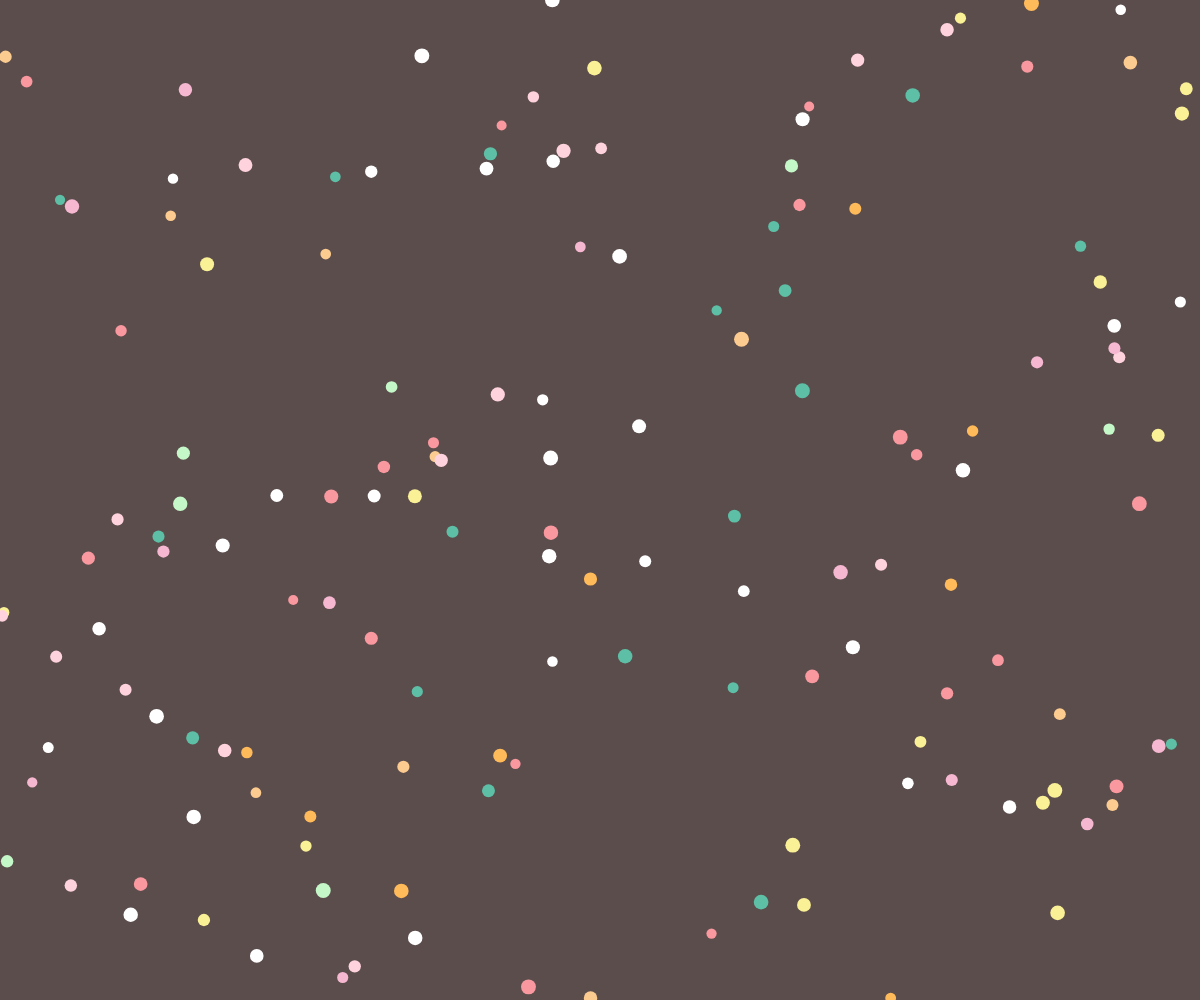
Frame 1 (no input)
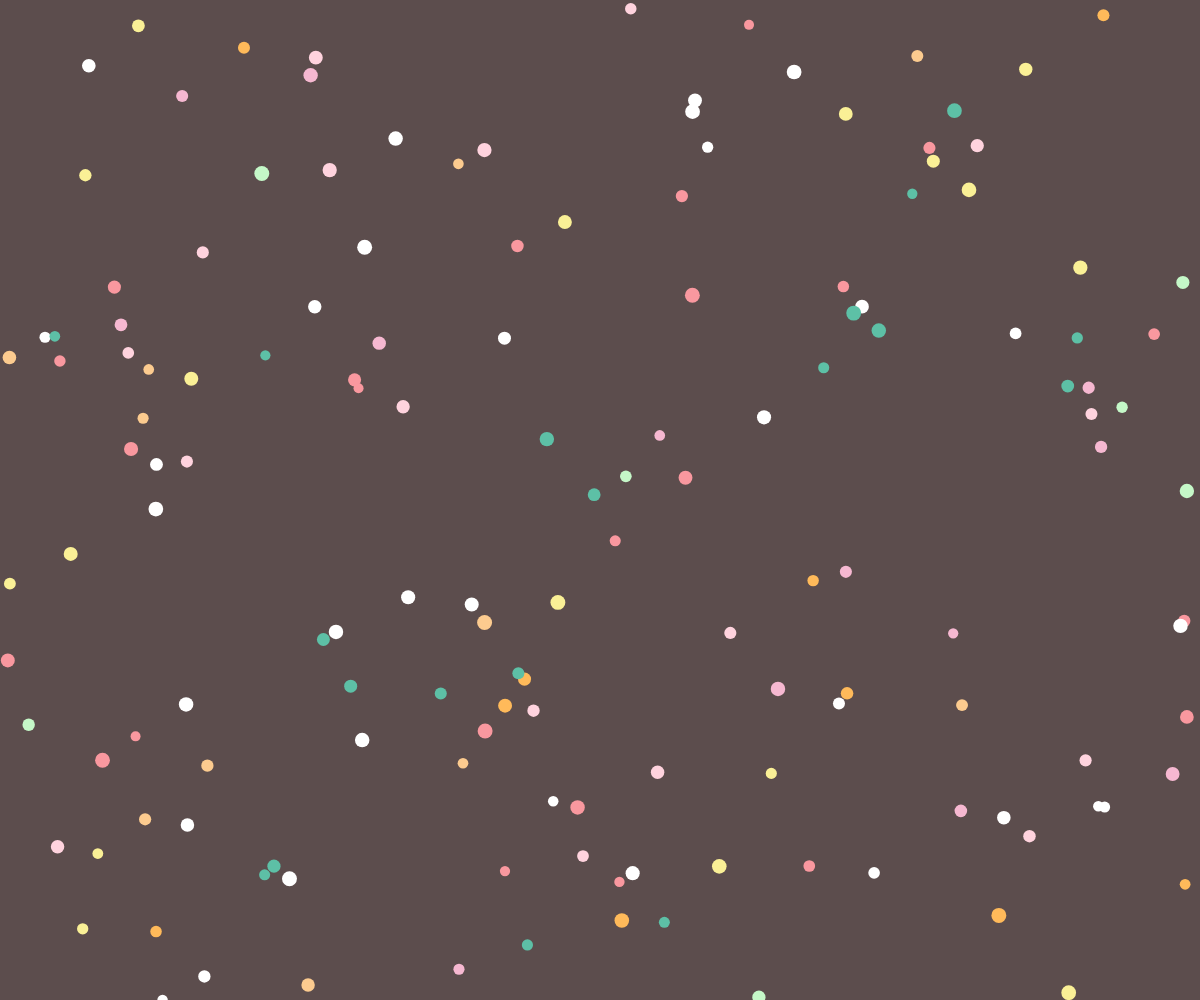
Frame 60 (no input)
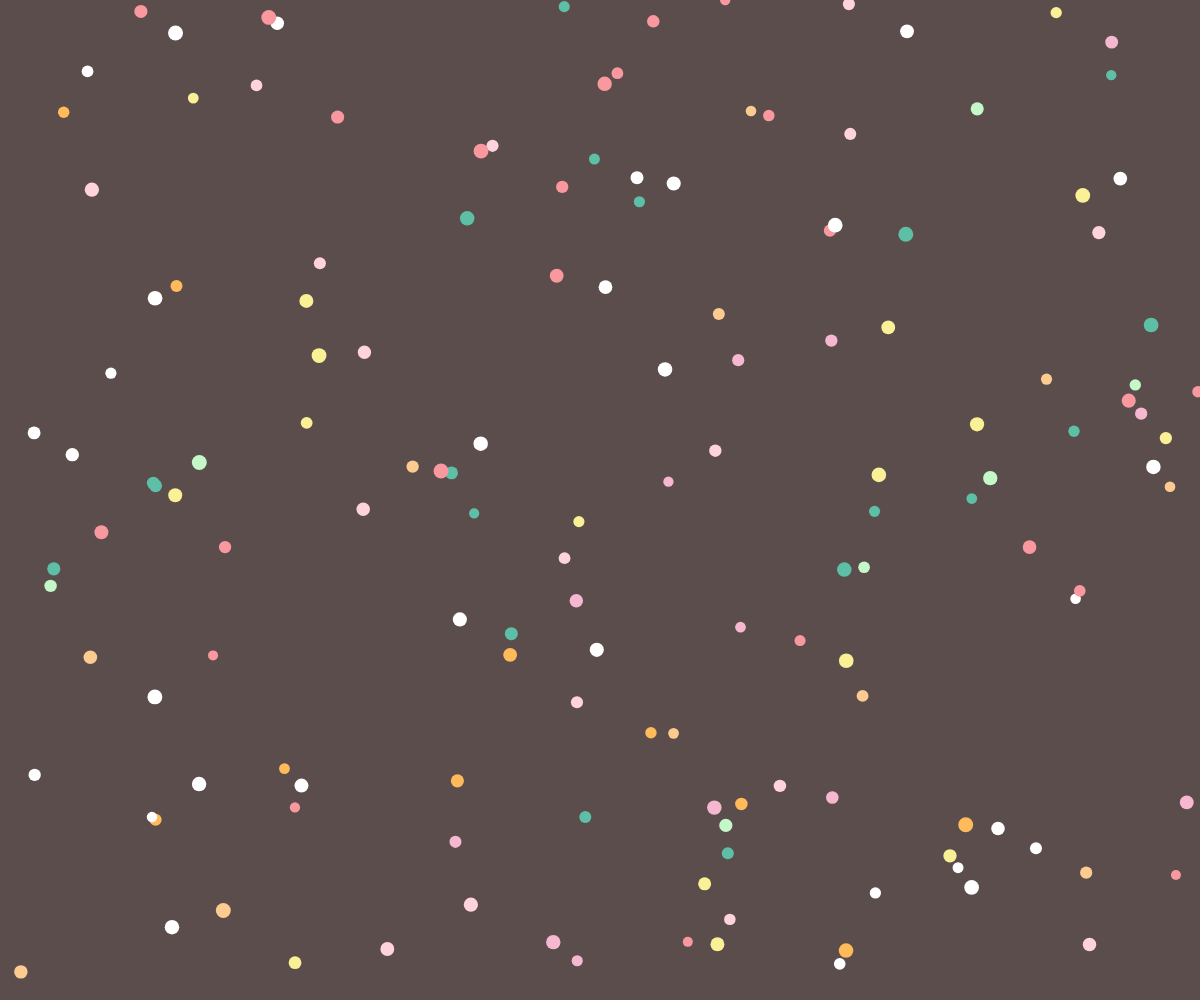
Frame 120 (the mouse pressed at the canvas centre since frame 60)

The p5.js sketch that drew these frames (run headless with seeded random() and noise() and a simulated clock; from frame 60 on, the mouse is pressed at the canvas centre):

// p5.js sketch
// ── sketch.js
var object=[];
var k;
var Color =["#f9989f","#fccb8f","#faf096","#c5f8c8","#ffd3de","#f6b8d1","#5dc0a6","#ffba5a","ffa45c","f2efb6","#DB2D43"];
function setup() { 
    createCanvas(windowWidth, windowHeight).position(0, 0);
    for(var i = 0; i < 150; i++){
        k = floor(random(0, Color.length-1));
        object[i] = new Circle(random(width), random(height),random(-5,5),random(-5,5),Color[k], random(10, 15));
    }
}
function draw() { 
    background("#5c4d4d");
    for(var i = 0; i < object.length; i++) {
        object[i].update_speed();
        object[i].collideEdge();
        object[i].display();
    }
}
// ── circle.js
class Circle{
    constructor(x,y,vx,vy,c,r){
        this.position = createVector(x,y);
        this.speed = createVector(vx,vy);
        this.color = c;
        this.radius= r;
    }
    display(){
        fill(this.color);
        noStroke();
        circle(this.position.x,this.position.y,this.radius);
    }
    update_width(){
        this.width.add(w);
    }
    //update_arrow
    update_speed(){
        this.position.add(this.speed);
    }
    collideEdge(){
        //truc Ox
        if(this.position.x>width) this.position.x=0;
        else{
            if(this.position.x<0) this.position.x=width;
        }
        //truc Oy
        if(this.position.y>height) this.position.y=0;
        else{
            if(this.position.y<0) this.position.y=height;
        }
    }
}
